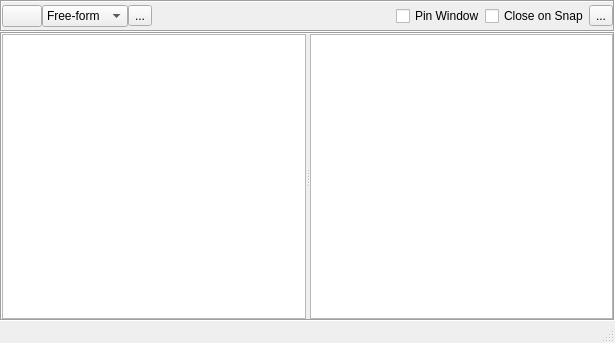
<?xml version="1.0" encoding="UTF-8"?>
<ui version="4.0">
 <class>MainWindow</class>
 <widget class="QMainWindow" name="MainWindow">
  <property name="geometry">
   <rect>
    <x>0</x>
    <y>0</y>
    <width>615</width>
    <height>343</height>
   </rect>
  </property>
  <property name="windowTitle">
   <string>MainWindow</string>
  </property>
  <widget class="QWidget" name="centralwidget">
   <layout class="QVBoxLayout" name="verticalLayout">
    <property name="spacing">
     <number>0</number>
    </property>
    <property name="leftMargin">
     <number>0</number>
    </property>
    <property name="topMargin">
     <number>0</number>
    </property>
    <property name="rightMargin">
     <number>0</number>
    </property>
    <property name="bottomMargin">
     <number>0</number>
    </property>
    <item>
     <widget class="QFrame" name="frame">
      <property name="enabled">
       <bool>true</bool>
      </property>
      <property name="sizePolicy">
       <sizepolicy hsizetype="Preferred" vsizetype="Fixed">
        <horstretch>0</horstretch>
        <verstretch>0</verstretch>
       </sizepolicy>
      </property>
      <property name="frameShape">
       <enum>QFrame::Box</enum>
      </property>
      <property name="frameShadow">
       <enum>QFrame::Sunken</enum>
      </property>
      <layout class="QHBoxLayout" name="horizontalLayout_2">
       <property name="spacing">
        <number>0</number>
       </property>
       <property name="sizeConstraint">
        <enum>QLayout::SetDefaultConstraint</enum>
       </property>
       <property name="leftMargin">
        <number>0</number>
       </property>
       <property name="topMargin">
        <number>0</number>
       </property>
       <property name="rightMargin">
        <number>0</number>
       </property>
       <property name="bottomMargin">
        <number>0</number>
       </property>
       <item>
        <widget class="QPushButton" name="snapButton">
         <property name="enabled">
          <bool>true</bool>
         </property>
         <property name="sizePolicy">
          <sizepolicy hsizetype="Fixed" vsizetype="Fixed">
           <horstretch>0</horstretch>
           <verstretch>0</verstretch>
          </sizepolicy>
         </property>
         <property name="text">
          <string/>
         </property>
        </widget>
       </item>
       <item>
        <widget class="QComboBox" name="regionBox">
         <property name="sizePolicy">
          <sizepolicy hsizetype="Fixed" vsizetype="Fixed">
           <horstretch>0</horstretch>
           <verstretch>0</verstretch>
          </sizepolicy>
         </property>
         <property name="editable">
          <bool>false</bool>
         </property>
         <property name="sizeAdjustPolicy">
          <enum>QComboBox::AdjustToContents</enum>
         </property>
         <item>
          <property name="text">
           <string>Free-form</string>
          </property>
         </item>
         <item>
          <property name="text">
           <string>Fullscreen</string>
          </property>
         </item>
         <item>
          <property name="text">
           <string>Region 1</string>
          </property>
         </item>
         <item>
          <property name="text">
           <string>Region 2</string>
          </property>
         </item>
        </widget>
       </item>
       <item>
        <widget class="QToolButton" name="regionEditButton">
         <property name="text">
          <string>...</string>
         </property>
        </widget>
       </item>
       <item>
        <spacer name="horizontalSpacer">
         <property name="orientation">
          <enum>Qt::Horizontal</enum>
         </property>
         <property name="sizeType">
          <enum>QSizePolicy::Expanding</enum>
         </property>
         <property name="sizeHint" stdset="0">
          <size>
           <width>50</width>
           <height>28</height>
          </size>
         </property>
        </spacer>
       </item>
       <item>
        <widget class="QCheckBox" name="pinWindowCheckbox">
         <property name="enabled">
          <bool>true</bool>
         </property>
         <property name="sizePolicy">
          <sizepolicy hsizetype="Minimum" vsizetype="Fixed">
           <horstretch>0</horstretch>
           <verstretch>0</verstretch>
          </sizepolicy>
         </property>
         <property name="text">
          <string>Pin Window</string>
         </property>
        </widget>
       </item>
       <item>
        <widget class="QCheckBox" name="closeOnSnapCheckbox">
         <property name="enabled">
          <bool>true</bool>
         </property>
         <property name="text">
          <string>Close on Snap</string>
         </property>
        </widget>
       </item>
       <item>
        <widget class="QToolButton" name="settingsButton">
         <property name="text">
          <string>...</string>
         </property>
        </widget>
       </item>
      </layout>
     </widget>
    </item>
    <item>
     <widget class="QFrame" name="frame_2">
      <property name="frameShape">
       <enum>QFrame::Box</enum>
      </property>
      <property name="frameShadow">
       <enum>QFrame::Sunken</enum>
      </property>
      <layout class="QHBoxLayout" name="horizontalLayout">
       <property name="spacing">
        <number>0</number>
       </property>
       <property name="leftMargin">
        <number>0</number>
       </property>
       <property name="topMargin">
        <number>0</number>
       </property>
       <property name="rightMargin">
        <number>0</number>
       </property>
       <property name="bottomMargin">
        <number>0</number>
       </property>
       <item>
        <widget class="QSplitter" name="splitter">
         <property name="orientation">
          <enum>Qt::Horizontal</enum>
         </property>
         <widget class="QTextEdit" name="logger">
          <property name="enabled">
           <bool>true</bool>
          </property>
          <property name="readOnly">
           <bool>true</bool>
          </property>
         </widget>
         <widget class="QListView" name="snapHistoryList"/>
        </widget>
       </item>
      </layout>
     </widget>
    </item>
   </layout>
  </widget>
  <widget class="QMenuBar" name="menubar">
   <property name="geometry">
    <rect>
     <x>0</x>
     <y>0</y>
     <width>615</width>
     <height>21</height>
    </rect>
   </property>
  </widget>
  <widget class="QStatusBar" name="statusbar"/>
 </widget>
 <resources/>
 <connections>
  <connection>
   <sender>snapButton</sender>
   <signal>clicked()</signal>
   <receiver>MainWindow</receiver>
   <slot>update()</slot>
   <hints>
    <hint type="sourcelabel">
     <x>22</x>
     <y>36</y>
    </hint>
    <hint type="destinationlabel">
     <x>-1</x>
     <y>326</y>
    </hint>
   </hints>
  </connection>
 </connections>
</ui>
